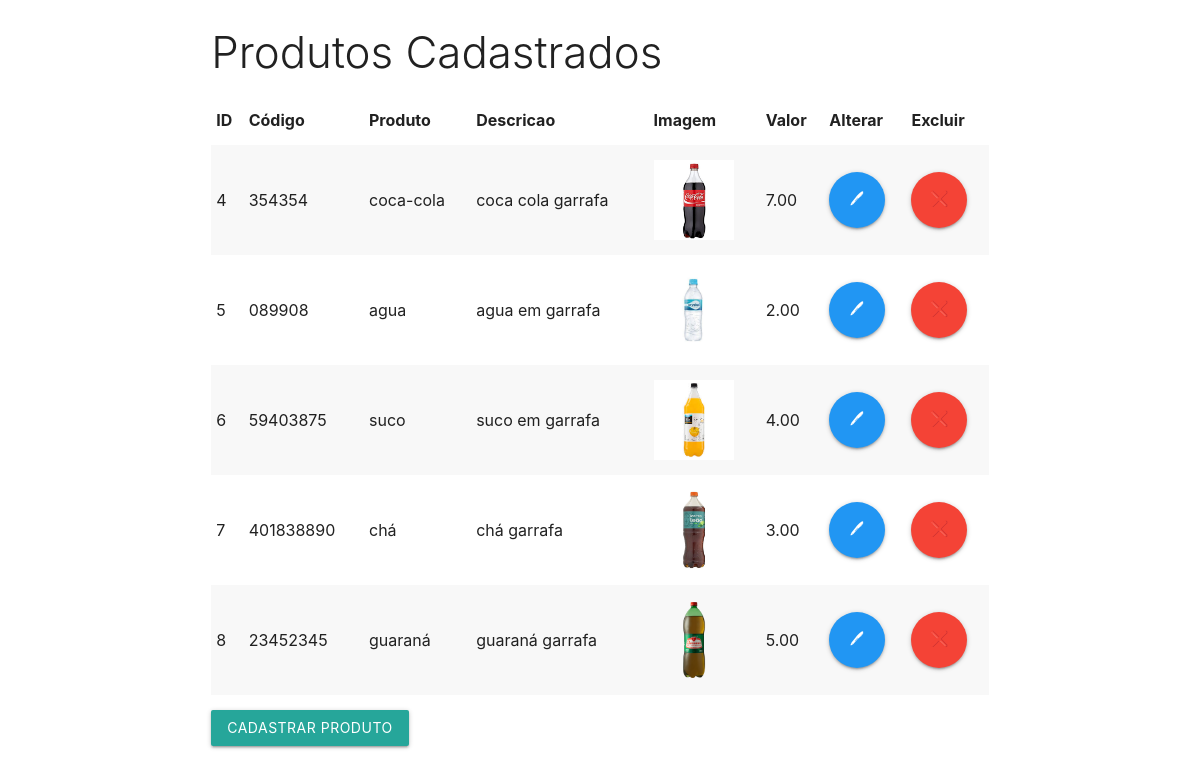
/consulta.php, run on the app's committed database.
### tables this page shows
CREATE TABLE IF NOT EXISTS `tabelaimg` (
  `id` int NOT NULL AUTO_INCREMENT,
  `codigo` varchar(14) NOT NULL,
  `produto` varchar(80) NOT NULL,
  `descricao` varchar(250) NOT NULL,
  `data` date NOT NULL,
  `imagem` varchar(80) NOT NULL,
  `valor` decimal(15,2) NOT NULL,
  PRIMARY KEY (`id`)
);

### consulta.php (the view, shortened to what this page needs)
<?php
include_once('conexao.php');
?>
<html>
    <head>
        <link rel="stylesheet" href="css/materialize.min.css">
    </head>
    <body>
        <div class="row">
            <div class="col s12 m8 push-m2">
                <h3 class="light">Produtos Cadastrados</h3>
                <table class="striped responsive-table">
                    <thead>
                        <tr>
                            <th>ID</th>
                            <th>Código</th>
                            <th>Produto</th>
                            <th>Descricao</th>
                            <th>Imagem</th>
                            <th>Valor</th>
                            <th>Alterar</th>
                            <th>Excluir</th>
                        </tr>
                    </thead>
                    <tbody>
                        <?php
                        $sql = "SELECT * FROM tabelaimg";
                        $resultado = mysqli_query($conexao, $sql);
                        if(mysqli_num_rows($resultado) > 0)
                        {
                            while($dados = mysqli_fetch_array($resultado))
                            {
                                $id = $dados['id'];
                                if(empty($dados['imagem']))
                                {
                                    $imagem = 'SemImagem.jpeg';
                                }
                                else{
                                    $imagem = $dados['imagem'];
                                }
                                ?>
                                <tr>
                                    <td><?php echo $dados['id']; ?></td>
                                    <td><?php echo $dados['codigo']; ?></td>
                                    <td><?php echo $dados['produto']; ?></td>
                                    <td><?php echo $dados['descricao']; ?></td>
                                    <td><?php echo "<a href='verproduto.php?id=$id'><img src='imagem/$imagem' style='width: 80px; heigth: 80px' alt='Indisponivel'></a>" ?></td>
                                    <td><?php echo $dados['valor']; ?></td>
                                    <td><?php echo "<a class='btn-floating btn-large waves-effect waves-light Blue' href='alterar.php?id=$id'>🖊</a>" ?></td>
                                    <td><?php echo "<a class='btn-floating btn-large waves-effect waves-light red' href='excluir.php?id=$id'>❌</a>" ?></td>
                                </tr>
                        <?php
                            }
                        }
                        ?>
                    </tbody>
                </table>
                <a style="margin-top: 15px;" class="btn btn-info" href="index.html">Cadastrar Produto</a>
            </div>
        </div>
    </body>
</html>

### data on the page
tabelaimg: id "4", codigo "354354", produto "coca-cola", descricao "coca cola garrafa", imagem (picture), valor "7.00"
tabelaimg: id "5", codigo "089908", produto "agua", descricao "agua em garrafa", imagem (picture), valor "2.00"
tabelaimg: id "6", codigo "59403875", produto "suco", descricao "suco em garrafa", imagem (picture), valor "4.00"
tabelaimg: id "7", codigo "401838890", produto "chá", descricao "chá garrafa", imagem (picture), valor "3.00"
tabelaimg: id "8", codigo "23452345", produto "guaraná", descricao "guaraná garrafa", imagem (picture), valor "5.00"
